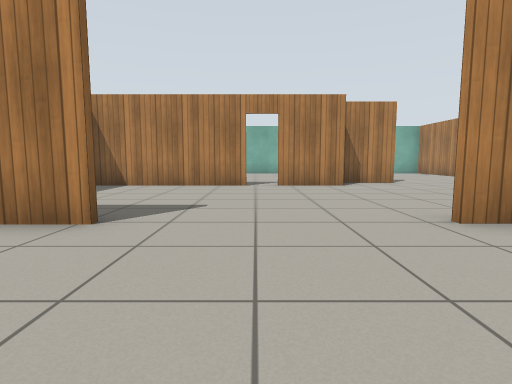
[1] (above)

24 first-person views from a walk through a world built for the Gazebo simulator. The camera is 0.72 m above the floor, tilts 6° down and sees 80° across. The floor is counted in squares, 1 m on a side. Each view is taken from the middle of a square. On the plan, view 1 faces up. The plan holds only what a view shows up to about 10 squares ahead; the rest is blank. Simple patterns stand in for the simulator's built-in surfaces.

[2]
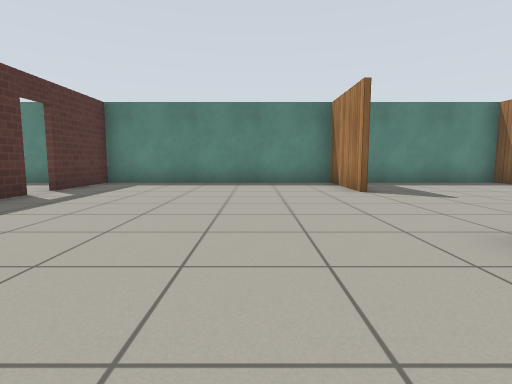

[3]
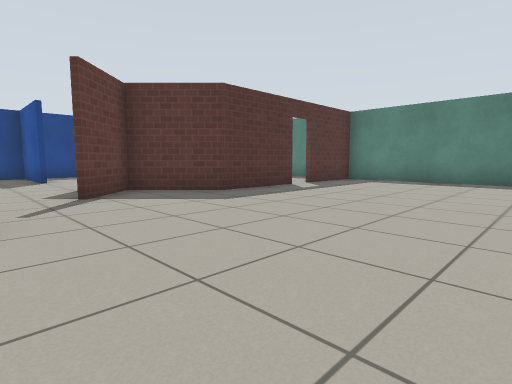

[4]
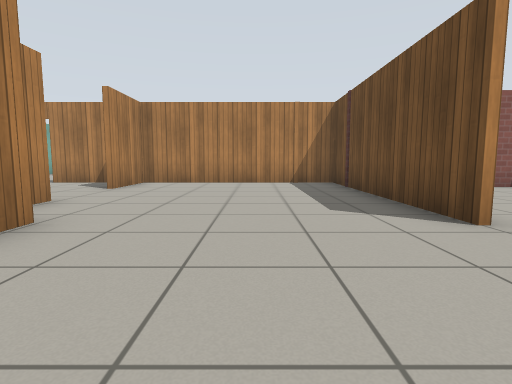

[5]
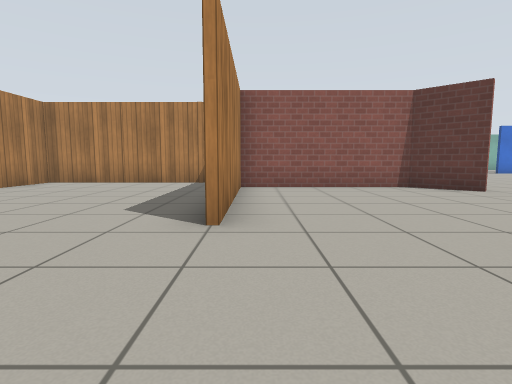

[6]
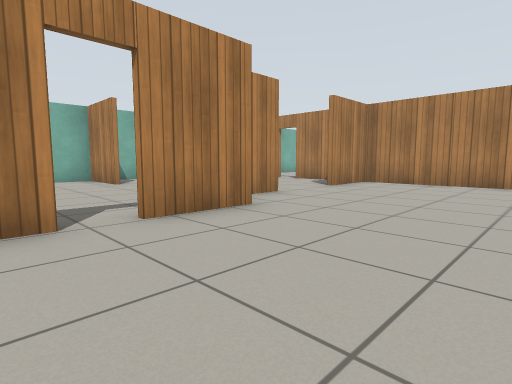

[7]
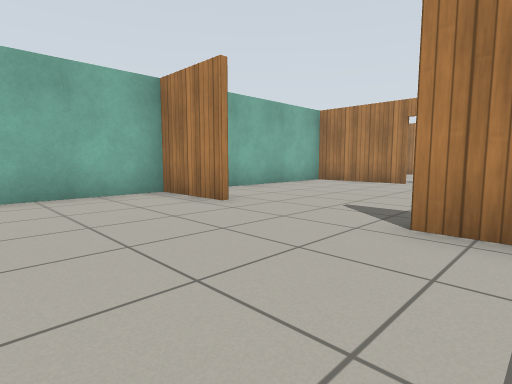

[8]
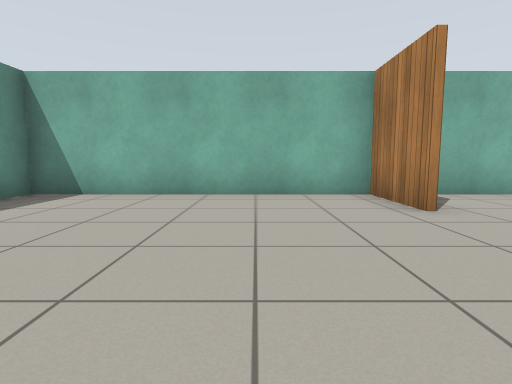

[9]
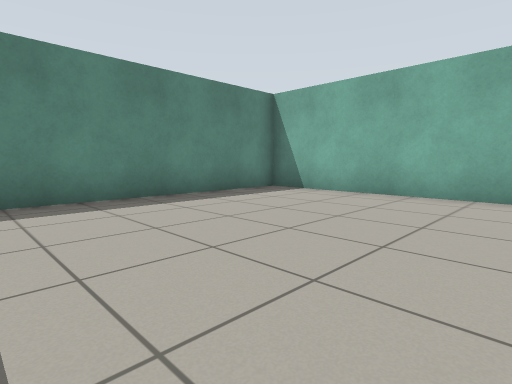

[10]
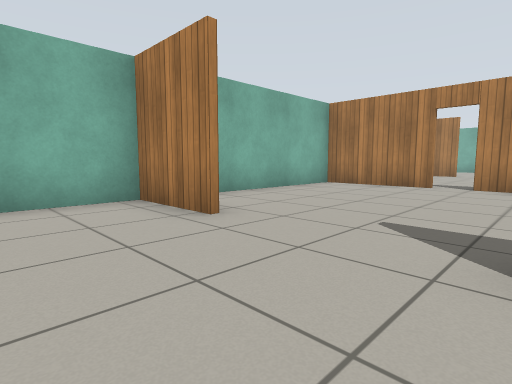

[11]
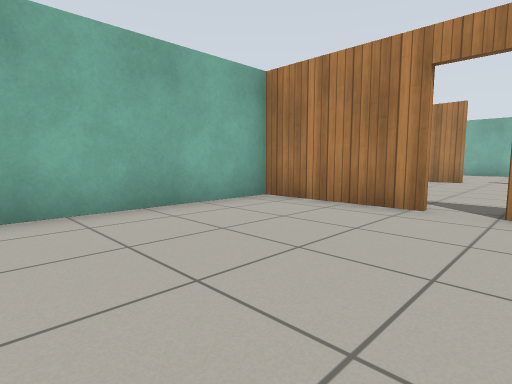

[12]
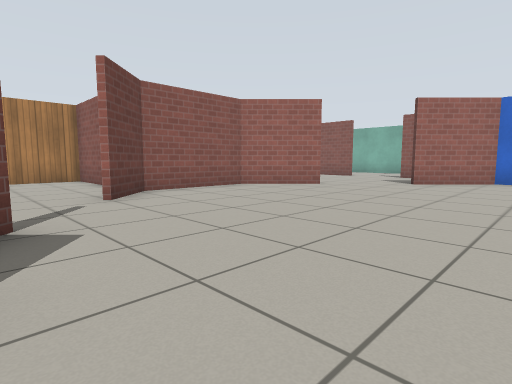

[13]
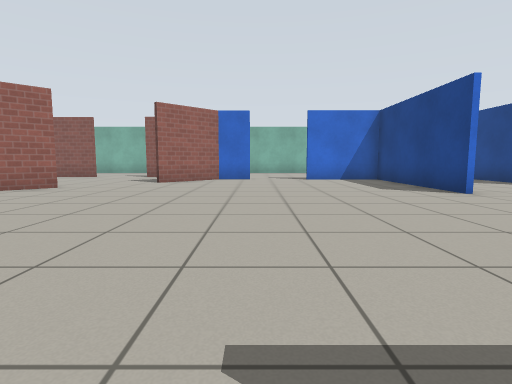

[14]
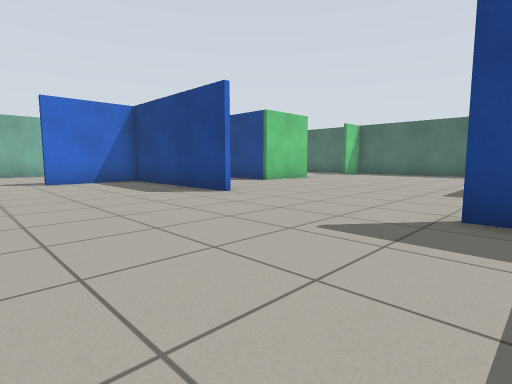

[15]
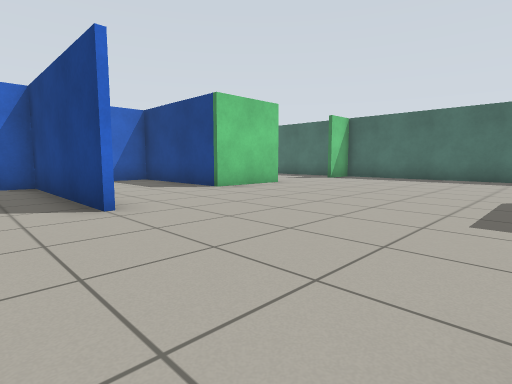

[16]
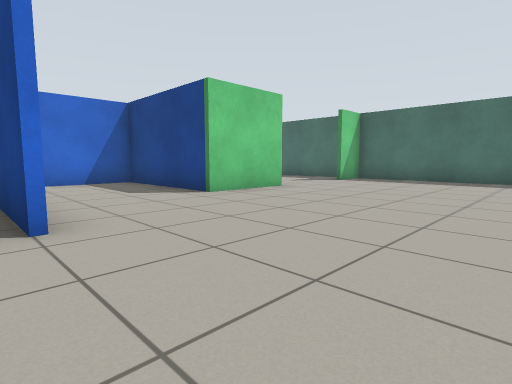

[17]
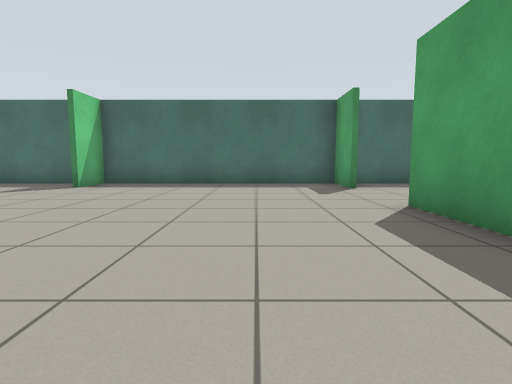

[18]
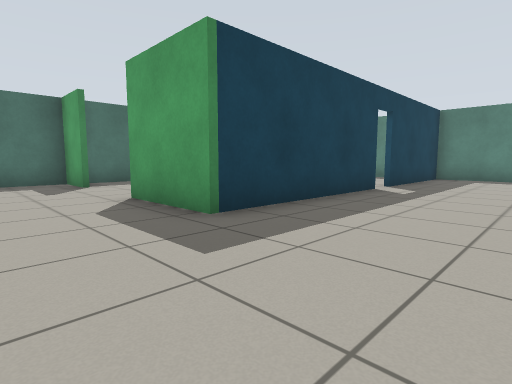

[19]
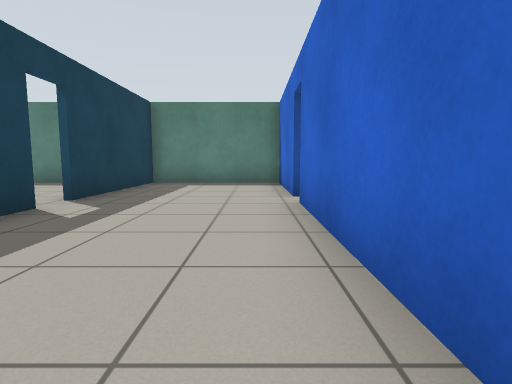

[20]
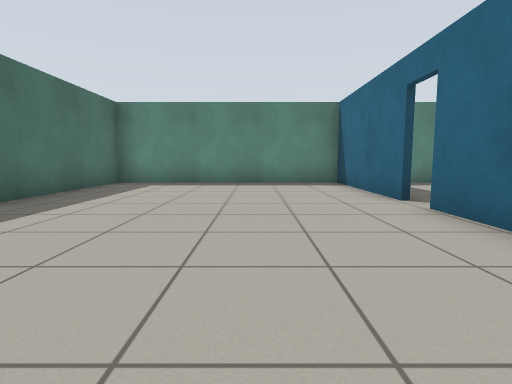

[21]
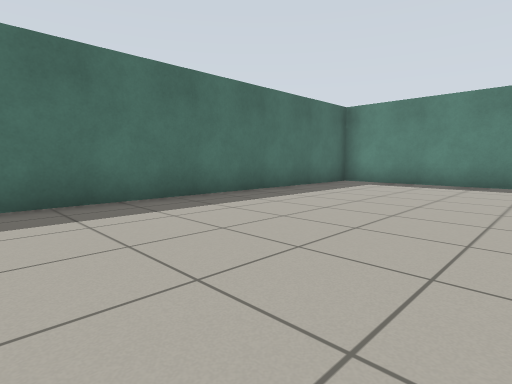

[22]
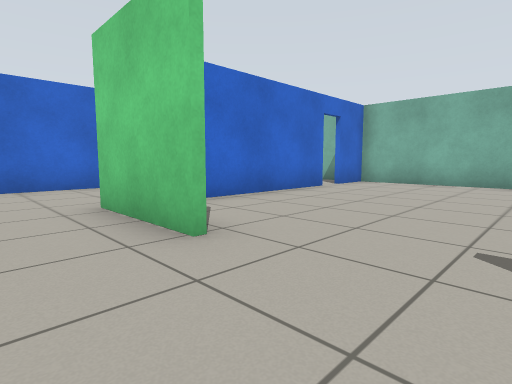

[23]
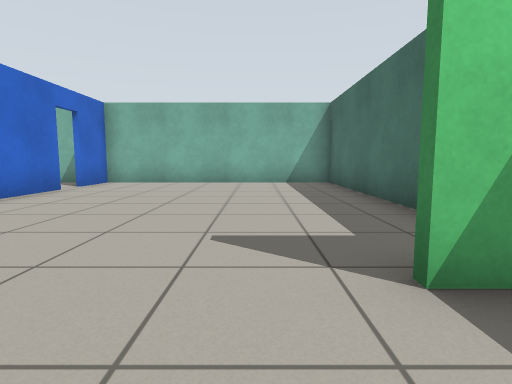

[24]
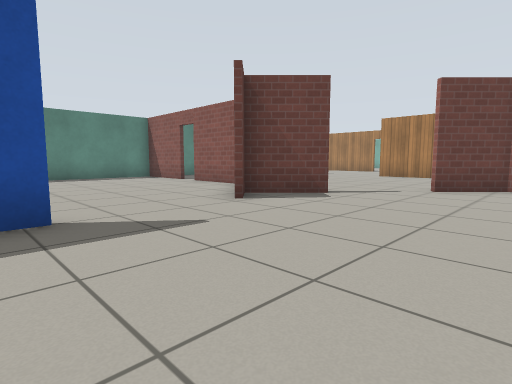

### Floor plan
Points are (right, up) in squares from view 1. A wall is a line through its corners. A room is listed if a view was taken in it or the views show most of it. See-through windows are left out.
Room 1 (views 1, 2, 3, 4, 5, 6)
walls: (2.2, 3.5) (8.7, 3.5) (8.7, 9.6) (6.5, 9.6); (-1.7, 3.4) (-4.7, 3.4) (-4.7, -3.7) (-2.1, -3.7); (7, 3.4) (2.3, 3.4); (2.5, 8.6) (0.6, 8.6); (-0.2, 8.6) (-4.7, 8.6) (-4.7, 4.5); (5.9, -2.2) (7.1, -1.1) (7.1, 3.6); (4.4, 9.6) (2.8, 9.6); (-1.2, -3.7) (1.4, -3.7) (2.9, -5.2) (4.2, -3.9)
ways out: opening at (5.5, 10) to room 2; open door at (0, 9) to room 2; opening at (5, -3.5) to room 3; open door at (-1.5, -4) to room 3
Room 2 (views 7, 8, 9, 10, 11)
walls: (2.3, 14.3) (2.3, 16.4); (2.3, 10.3) (2.3, 11.1); (8.7, 13.2) (8.7, 16.4) (-4.7, 16.4) (-4.7, 10.4); (8.7, 10.6) (8.7, 12.5)
ways out: opening at (5.5, 10) to room 1; open door at (0, 9) to room 1; open door at (9, 13)
Room 3 (views 12, 13, 14, 15, 16, 17, 18, 19, 20, 21, 22, 23, 24)
walls: (5.3, -12.1) (5.9, -12.1); (4.3, -12.3) (-0.1, -12.3); (10.4, -12.5) (15.3, -12.5) (15.3, -9.9); (2, -16.3) (0.5, -16.3) (5.6, -16.3) (5.6, -18.9); (4.1, -9.2) (4.1, -10.4); (12.5, -16.3) (16.8, -16.3) (16.8, -13.7); (13.7, -12.6) (11.6, -12.6); (12.6, -18.6) (12.6, -16); (-0.4, -16.3) (-4.7, -16.3) (-0.4, -16.3); (5.6, -21.7) (5.6, -23.3) (12.6, -23.3) (12.6, -21.9); (-1, -12.3) (-4.7, -12.3) (-4.7, -23.3) (5, -23.3); (4.4, -4.1) (3.1, -5.5) (3.7, -6.1); (15.3, -7.1) (15.3, -6.6) (13.6, -4.9); (13.5, -23.3) (20.8, -23.3) (20.8, -16.3) (19.3, -16.3); (18.5, -16.3) (14.4, -16.3); (1, -3.9) (-0.2, -3.9); (11.9, -2.9) (10.2, -1.2) (7.2, -1.2) (6, -2.3); (-4.7, -5.5) (-4.7, -6.4)
ways out: opening at (5, -3.5) to room 1; open door at (-1.5, -4) to room 1; opening at (13, -3.3); opening at (15, -8.5); open door at (-0.5, -12); open door at (0, -16); open door at (19, -16)

Where each view was taken, in squares from view 1:
view 1: 0 up, 0 right, facing up
view 2: 1 up, 5 right, facing left
view 3: 2 up, 6 right, facing down-left
view 4: 6 up, 1 left, facing right
view 5: 3 up, 1 left, facing right
view 6: 5 up, 1 left, facing up-right
view 7: 10 up, 1 left, facing up-right
view 8: 10 up, 0 right, facing up
view 9: 10 up, 1 right, facing up-left
view 10: 11 up, 0 right, facing up-right
view 11: 12 up, 4 right, facing up-right
view 12: 8 down, 4 right, facing up-right
view 13: 8 down, 4 right, facing right
view 14: 8 down, 5 right, facing down-right
view 15: 11 down, 6 right, facing down-right
view 16: 12 down, 7 right, facing down-right
view 17: 14 down, 8 right, facing down
view 18: 13 down, 8 right, facing down-left
view 19: 13 down, 5 right, facing left
view 20: 19 down, 5 right, facing left
view 21: 18 down, 5 right, facing down-left
view 22: 21 down, 11 right, facing up-right
view 23: 21 down, 11 right, facing right
view 24: 10 down, 8 right, facing up-left
